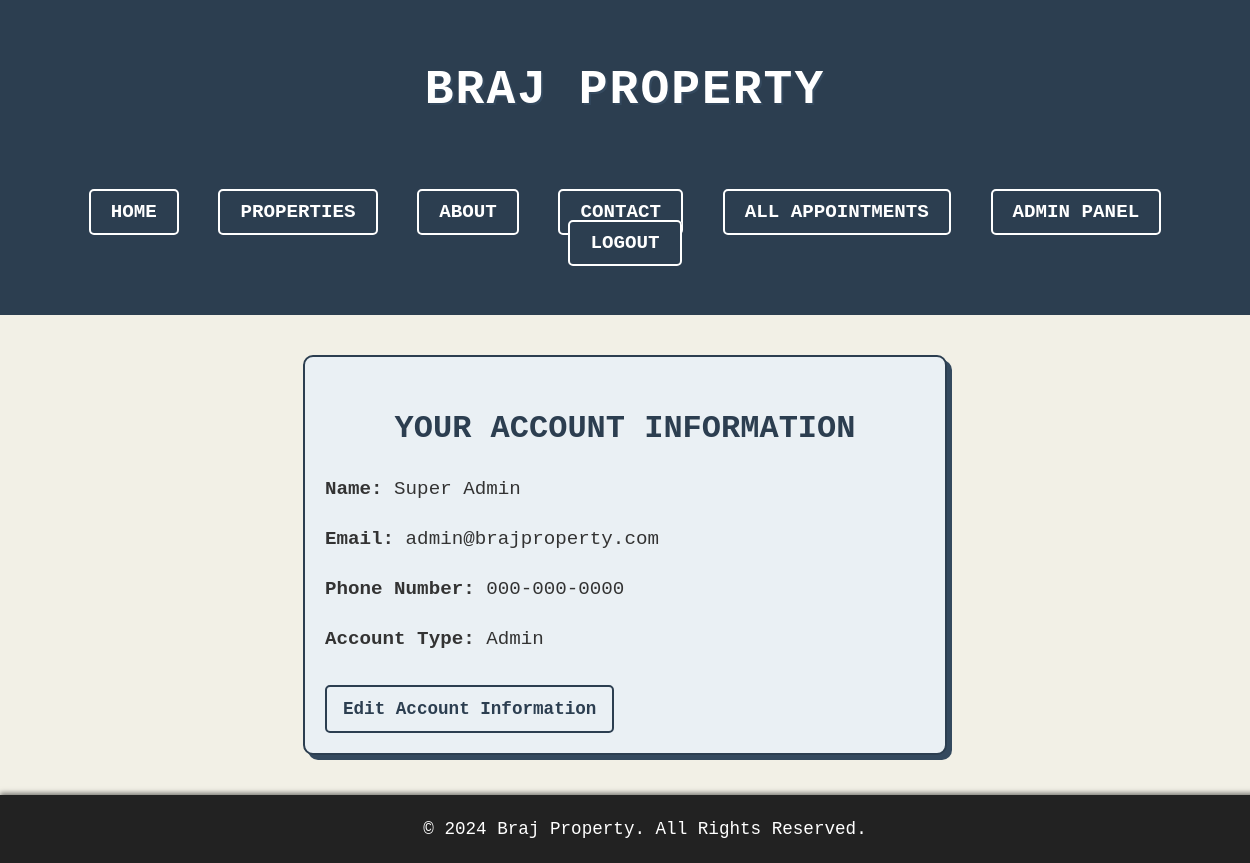
The page /userAccount.php (signed in) on the database as committed earlier.
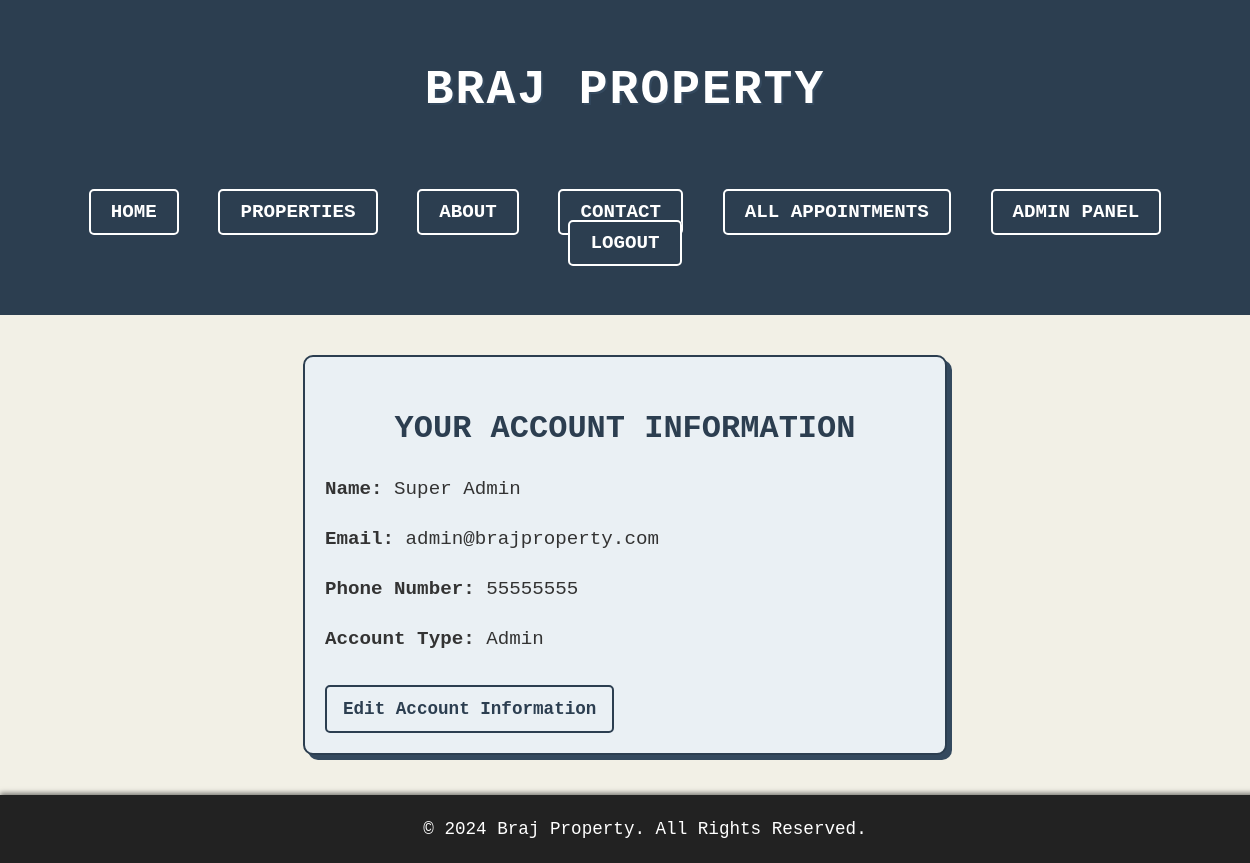
The same page on the database as committed later.
### tables this page shows
CREATE TABLE `user` (
  `UserID` int(11) NOT NULL,
  `Name` varchar(100) NOT NULL,
  `Email` varchar(100) NOT NULL,
  `PhoneNumber` varchar(20) NOT NULL,
  `UserType` enum('Client','Agent','Admin') NOT NULL COMMENT 'Client, Agent, or Admin',
  `Password` varchar(255) NOT NULL
);

### userAccount.php (the view, shortened to what this page needs)
<?php
include 'db_connection.php';
$user_id = $_SESSION['user_id'];
$sql = "SELECT Name, Email, PhoneNumber, UserType FROM User WHERE UserID = ?";
$stmt = $conn->prepare($sql);
$stmt->bind_param("i", $user_id);
$stmt->execute();
$result = $stmt->get_result();
if ($result->num_rows == 1) {
    $user = $result->fetch_assoc();
    $role = $user['UserType'];
} else {
    session_unset();
    session_destroy();
    header('Location: login.php');
    exit();
}
?>
<!DOCTYPE html>
<html lang="en">
<head>
    <link rel="stylesheet" href="userAccount.css">
</head>
<body>
    <header>
        <div class="logo">
            <h1><a href="index.php" class="logo">Braj Property</a></h1>
        </div>
        <header>
  <div class="site-container">
    <nav>
      <ul class="nav-list">
        <li><a href="index.php">Home</a></li>
        <li><a href="properties.php">Properties</a></li>
        <li><a href="about.php">About</a></li>
        <li><a href="contact.php">Contact</a></li>
        <?php if (isset($_SESSION['user_id'])): ?>
          <?php if ($role === 'Client'): ?>
            <li><a href="request_appointment.php" class="active">Request Appointment</a></li>
            <li><a href="client_appointments.php">My Appointments</a></li>
          <?php elseif ($role === 'Agent'): ?>
            <li><a href="agent_appointments.php">Appointments Queue</a></li>
            <li><a href="agent_profile.php">Dashboard</a></li>
          <?php else:  ?>
            <li><a href="admin_appointments.php">All Appointments</a></li>
            <li><a href="admin_dashboard.php">Admin Panel</a></li>
          <?php endif; ?>
          <li><a href="logout.php">Logout</a></li>
        <?php else: ?>
          <li><a href="login.php">Login</a></li>
          <li><a href="register.php">Sign Up</a></li>
        <?php endif; ?>
      </ul>
    </nav>
  </div>
</header>
    </header>
    <div class="account-details">
        <h2>Your Account Information</h2>
        <p><strong>Name:</strong> <?php echo htmlspecialchars($user['Name']); ?></p>
        <p><strong>Email:</strong> <?php echo htmlspecialchars($user['Email']); ?></p>
        <p><strong>Phone Number:</strong> <?php echo htmlspecialchars($user['PhoneNumber']); ?></p>
        <p><strong>Account Type:</strong> <?php echo htmlspecialchars($user['UserType']); ?></p>
        <a href="userAccountEdit.php">Edit Account Information</a>
    </div>
    <footer style="background-color: #222; color: #fff; padding: 20px; text-align: center;">
        <p>&copy; 2024 Braj Property. All Rights Reserved.</p>
    </footer>
</body>
</html>

Rows that differ between the two databases and show on the page:
changed user "Super Admin": PhoneNumber "000-000-0000" → "55555555"
